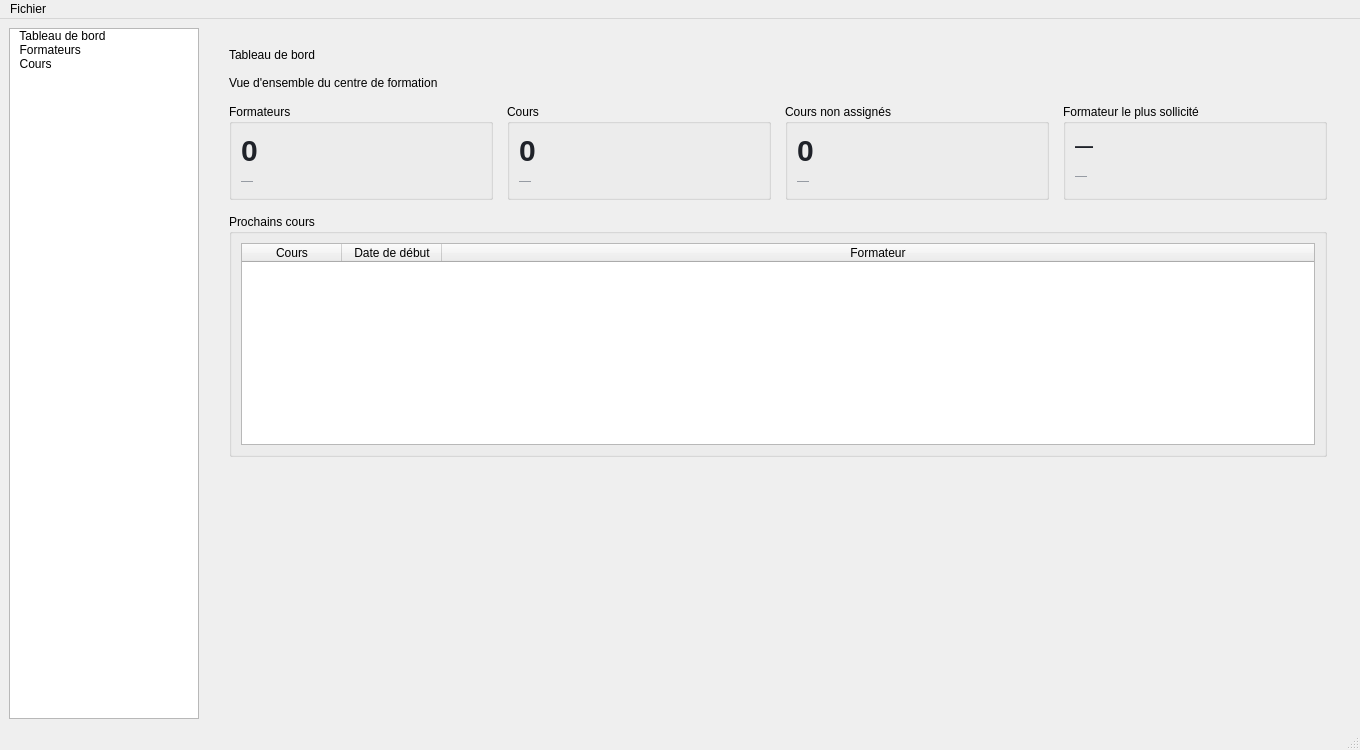
<?xml version="1.0" encoding="UTF-8"?>
<ui version="4.0">
 <class>MainWindow</class>
 <widget class="QMainWindow" name="MainWindow">
  <property name="geometry">
   <rect>
    <x>0</x>
    <y>0</y>
    <width>1360</width>
    <height>750</height>
   </rect>
  </property>
  <property name="windowTitle">
   <string>Gestion du Centre de Formation</string>
  </property>
  <widget class="QWidget" name="centralwidget">
   <layout class="QHBoxLayout" name="mainHorizontalLayout">
    <item>
     <widget class="QListWidget" name="sidebarList">
      <property name="minimumSize">
       <size>
        <width>190</width>
        <height>0</height>
       </size>
      </property>
      <property name="maximumSize">
       <size>
        <width>190</width>
        <height>16777215</height>
       </size>
      </property>
      <property name="iconSize">
       <size>
        <width>20</width>
        <height>20</height>
       </size>
      </property>
      <item>
       <property name="text">
        <string>  Tableau de bord</string>
       </property>
      </item>
      <item>
       <property name="text">
        <string>  Formateurs</string>
       </property>
      </item>
      <item>
       <property name="text">
        <string>  Cours</string>
       </property>
      </item>
     </widget>
    </item>
    <item>
     <widget class="QStackedWidget" name="stackedWidget">
      <property name="currentIndex">
       <number>0</number>
      </property>
      <widget class="QWidget" name="pageDashboard">
       <layout class="QVBoxLayout" name="dashboardLayout">
        <property name="spacing">
         <number>14</number>
        </property>
        <property name="leftMargin">
         <number>24</number>
        </property>
        <property name="topMargin">
         <number>20</number>
        </property>
        <property name="rightMargin">
         <number>24</number>
        </property>
        <property name="bottomMargin">
         <number>20</number>
        </property>
        <item>
         <widget class="QLabel" name="labelDashboardTitre">
          <property name="text">
           <string>Tableau de bord</string>
          </property>
         </widget>
        </item>
        <item>
         <widget class="QLabel" name="labelDashboardSousTitre">
          <property name="text">
           <string>Vue d'ensemble du centre de formation</string>
          </property>
         </widget>
        </item>
        <item>
         <layout class="QGridLayout" name="dashboardCardsLayout">
          <property name="horizontalSpacing">
           <number>14</number>
          </property>
          <item row="0" column="0">
           <widget class="QGroupBox" name="groupBoxCardFormateurs">
            <property name="title">
             <string>Formateurs</string>
            </property>
            <layout class="QVBoxLayout" name="cardFormateursLayout">
             <item>
              <widget class="QLabel" name="labelTotalFormateursDashboard">
               <property name="styleSheet">
                <string notr="true">font-size: 30px; font-weight: 700; color: #1f2229;</string>
               </property>
               <property name="text">
                <string>0</string>
               </property>
              </widget>
             </item>
             <item>
              <widget class="QLabel" name="labelTotalFormateursSousTitre">
               <property name="styleSheet">
                <string notr="true">color: #8a8f98; font-size: 12px;</string>
               </property>
               <property name="text">
                <string>—</string>
               </property>
               <property name="wordWrap">
                <bool>true</bool>
               </property>
              </widget>
             </item>
            </layout>
           </widget>
          </item>
          <item row="0" column="1">
           <widget class="QGroupBox" name="groupBoxCardCours">
            <property name="title">
             <string>Cours</string>
            </property>
            <layout class="QVBoxLayout" name="cardCoursLayout">
             <item>
              <widget class="QLabel" name="labelTotalCoursDashboard">
               <property name="styleSheet">
                <string notr="true">font-size: 30px; font-weight: 700; color: #1f2229;</string>
               </property>
               <property name="text">
                <string>0</string>
               </property>
              </widget>
             </item>
             <item>
              <widget class="QLabel" name="labelTotalCoursSousTitre">
               <property name="styleSheet">
                <string notr="true">color: #8a8f98; font-size: 12px;</string>
               </property>
               <property name="text">
                <string>—</string>
               </property>
               <property name="wordWrap">
                <bool>true</bool>
               </property>
              </widget>
             </item>
            </layout>
           </widget>
          </item>
          <item row="0" column="2">
           <widget class="QGroupBox" name="groupBoxCardNonAssignes">
            <property name="title">
             <string>Cours non assignés</string>
            </property>
            <layout class="QVBoxLayout" name="cardNonAssignesLayout">
             <item>
              <widget class="QLabel" name="labelNonAssignesDashboard">
               <property name="styleSheet">
                <string notr="true">font-size: 30px; font-weight: 700; color: #1f2229;</string>
               </property>
               <property name="text">
                <string>0</string>
               </property>
              </widget>
             </item>
             <item>
              <widget class="QLabel" name="labelNonAssignesSousTitre">
               <property name="styleSheet">
                <string notr="true">color: #8a8f98; font-size: 12px;</string>
               </property>
               <property name="text">
                <string>—</string>
               </property>
               <property name="wordWrap">
                <bool>true</bool>
               </property>
              </widget>
             </item>
            </layout>
           </widget>
          </item>
          <item row="0" column="3">
           <widget class="QGroupBox" name="groupBoxCardTopFormateur">
            <property name="title">
             <string>Formateur le plus sollicité</string>
            </property>
            <layout class="QVBoxLayout" name="cardTopFormateurLayout">
             <item>
              <widget class="QLabel" name="labelTopFormateurNom">
               <property name="styleSheet">
                <string notr="true">font-size: 18px; font-weight: 700; color: #1f2229;</string>
               </property>
               <property name="text">
                <string>—</string>
               </property>
               <property name="wordWrap">
                <bool>true</bool>
               </property>
              </widget>
             </item>
             <item>
              <widget class="QLabel" name="labelTopFormateurDetail">
               <property name="styleSheet">
                <string notr="true">color: #8a8f98; font-size: 12px;</string>
               </property>
               <property name="text">
                <string>—</string>
               </property>
               <property name="wordWrap">
                <bool>true</bool>
               </property>
              </widget>
             </item>
            </layout>
           </widget>
          </item>
         </layout>
        </item>
        <item>
         <widget class="QGroupBox" name="groupBoxProchainsCours">
          <property name="title">
           <string>Prochains cours</string>
          </property>
          <layout class="QVBoxLayout" name="prochainsCoursLayout">
           <item>
            <widget class="QTableWidget" name="tableProchainsCours">
             <property name="editTriggers">
              <set>QAbstractItemView::EditTrigger::NoEditTriggers</set>
             </property>
             <property name="alternatingRowColors">
              <bool>true</bool>
             </property>
             <property name="selectionMode">
              <enum>QAbstractItemView::SelectionMode::NoSelection</enum>
             </property>
             <attribute name="horizontalHeaderStretchLastSection">
              <bool>true</bool>
             </attribute>
             <column>
              <property name="text">
               <string>Cours</string>
              </property>
             </column>
             <column>
              <property name="text">
               <string>Date de début</string>
              </property>
             </column>
             <column>
              <property name="text">
               <string>Formateur</string>
              </property>
             </column>
            </widget>
           </item>
          </layout>
         </widget>
        </item>
        <item>
         <spacer name="dashboardSpacer">
          <property name="orientation">
           <enum>Qt::Orientation::Vertical</enum>
          </property>
          <property name="sizeHint" stdset="0">
           <size>
            <width>0</width>
            <height>0</height>
           </size>
          </property>
         </spacer>
        </item>
       </layout>
      </widget>
      <widget class="QWidget" name="pageFormateurs">
       <layout class="QVBoxLayout" name="pageFormateursLayout">
        <item>
         <widget class="QTabWidget" name="tabWidgetFormateurs">
          <widget class="QWidget" name="tabGestionFormateurs">
           <attribute name="title">
            <string>Gestion des Formateurs</string>
           </attribute>
           <layout class="QHBoxLayout" name="tabGestionLayout">
            <item>
             <widget class="QGroupBox" name="groupBoxListe">
              <property name="title">
               <string>Liste des Formateurs</string>
              </property>
              <layout class="QVBoxLayout" name="listeLayout">
               <item>
                <widget class="QGroupBox" name="groupBoxFiltre">
                 <property name="title">
                  <string>Recherche / Filtre</string>
                 </property>
                 <layout class="QGridLayout" name="filtreLayout">
                  <item row="0" column="0">
                   <widget class="QLabel" name="labelMotCle">
                    <property name="text">
                     <string>Mot clé :</string>
                    </property>
                   </widget>
                  </item>
                  <item row="0" column="1" colspan="3">
                   <widget class="QLineEdit" name="lineEditRecherche">
                    <property name="placeholderText">
                     <string>Nom, prénom, email, spécialité...</string>
                    </property>
                   </widget>
                  </item>
                  <item row="1" column="0">
                   <widget class="QLabel" name="labelSpecialite">
                    <property name="text">
                     <string>Spécialité :</string>
                    </property>
                   </widget>
                  </item>
                  <item row="1" column="1">
                   <widget class="QComboBox" name="comboSpecialite"/>
                  </item>
                  <item row="1" column="2">
                   <widget class="QLabel" name="labelStatut">
                    <property name="text">
                     <string>Statut :</string>
                    </property>
                   </widget>
                  </item>
                  <item row="1" column="3">
                   <widget class="QComboBox" name="comboStatut"/>
                  </item>
                  <item row="2" column="0">
                   <widget class="QLabel" name="labelTri">
                    <property name="text">
                     <string>Trier par :</string>
                    </property>
                   </widget>
                  </item>
                  <item row="2" column="1">
                   <widget class="QComboBox" name="comboTri"/>
                  </item>
                  <item row="2" column="2">
                   <widget class="QLabel" name="labelOrdre">
                    <property name="text">
                     <string>Ordre :</string>
                    </property>
                   </widget>
                  </item>
                  <item row="2" column="3">
                   <widget class="QComboBox" name="comboOrdre">
                    <item>
                     <property name="text">
                      <string>Croissant</string>
                     </property>
                    </item>
                    <item>
                     <property name="text">
                      <string>Décroissant</string>
                     </property>
                    </item>
                   </widget>
                  </item>
                  <item row="3" column="0" colspan="4">
                   <widget class="QPushButton" name="btnFiltrer">
                    <property name="text">
                     <string>Filtrer</string>
                    </property>
                   </widget>
                  </item>
                 </layout>
                </widget>
               </item>
               <item>
                <widget class="QTableWidget" name="tableFormateurs">
                 <property name="editTriggers">
                  <set>QAbstractItemView::EditTrigger::NoEditTriggers</set>
                 </property>
                 <property name="selectionMode">
                  <enum>QAbstractItemView::SelectionMode::ExtendedSelection</enum>
                 </property>
                 <property name="selectionBehavior">
                  <enum>QAbstractItemView::SelectionBehavior::SelectRows</enum>
                 </property>
                 <column>
                  <property name="text">
                   <string>ID</string>
                  </property>
                 </column>
                 <column>
                  <property name="text">
                   <string>Nom</string>
                  </property>
                 </column>
                 <column>
                  <property name="text">
                   <string>Prénom</string>
                  </property>
                 </column>
                 <column>
                  <property name="text">
                   <string>Email</string>
                  </property>
                 </column>
                 <column>
                  <property name="text">
                   <string>Spécialité</string>
                  </property>
                 </column>
                 <column>
                  <property name="text">
                   <string>Téléphone</string>
                  </property>
                 </column>
                 <column>
                  <property name="text">
                   <string>Statut</string>
                  </property>
                 </column>
                </widget>
               </item>
               <item>
                <layout class="QHBoxLayout" name="listeButtonsLayout">
                 <item>
                  <widget class="QPushButton" name="btnAjouter">
                   <property name="text">
                    <string>Ajouter</string>
                   </property>
                  </widget>
                 </item>
                 <item>
                  <widget class="QPushButton" name="btnModifier">
                   <property name="text">
                    <string>Modifier</string>
                   </property>
                  </widget>
                 </item>
                 <item>
                  <widget class="QPushButton" name="btnSupprimer">
                   <property name="text">
                    <string>Supprimer</string>
                   </property>
                  </widget>
                 </item>
                 <item>
                  <widget class="QPushButton" name="btnActualiser">
                   <property name="text">
                    <string>Actualiser</string>
                   </property>
                  </widget>
                 </item>
                 <item>
                  <widget class="QPushButton" name="btnGenererPDF">
                   <property name="text">
                    <string>Générer PDF</string>
                   </property>
                  </widget>
                 </item>
                 <item>
                  <widget class="QPushButton" name="btnEnvoyerRappel">
                   <property name="text">
                    <string>Envoyer un rappel</string>
                   </property>
                  </widget>
                 </item>
                 <item>
                  <spacer name="horizontalSpacer">
                   <property name="orientation">
                    <enum>Qt::Orientation::Horizontal</enum>
                   </property>
                   <property name="sizeHint" stdset="0">
                    <size>
                     <width>0</width>
                     <height>0</height>
                    </size>
                   </property>
                  </spacer>
                 </item>
                 <item>
                  <widget class="QLabel" name="labelTotal">
                   <property name="text">
                    <string>Total : 0 formateurs</string>
                   </property>
                  </widget>
                 </item>
                </layout>
               </item>
              </layout>
             </widget>
            </item>
            <item>
             <widget class="QGroupBox" name="groupBoxForm">
              <property name="minimumSize">
               <size>
                <width>320</width>
                <height>0</height>
               </size>
              </property>
              <property name="maximumSize">
               <size>
                <width>380</width>
                <height>16777215</height>
               </size>
              </property>
              <property name="title">
               <string>Ajouter / Modifier un Formateur</string>
              </property>
              <layout class="QFormLayout" name="formLayout">
               <item row="0" column="0">
                <widget class="QLabel" name="labelNom">
                 <property name="text">
                  <string>Nom *</string>
                 </property>
                </widget>
               </item>
               <item row="0" column="1">
                <widget class="QLineEdit" name="lineEditNom"/>
               </item>
               <item row="1" column="0">
                <widget class="QLabel" name="labelPrenom">
                 <property name="text">
                  <string>Prénom *</string>
                 </property>
                </widget>
               </item>
               <item row="1" column="1">
                <widget class="QLineEdit" name="lineEditPrenom"/>
               </item>
               <item row="2" column="0">
                <widget class="QLabel" name="labelEmail">
                 <property name="text">
                  <string>Email *</string>
                 </property>
                </widget>
               </item>
               <item row="2" column="1">
                <widget class="QLineEdit" name="lineEditEmail"/>
               </item>
               <item row="3" column="0">
                <widget class="QLabel" name="labelTelephone">
                 <property name="text">
                  <string>Téléphone</string>
                 </property>
                </widget>
               </item>
               <item row="3" column="1">
                <widget class="QLineEdit" name="lineEditTelephone"/>
               </item>
               <item row="4" column="0">
                <widget class="QLabel" name="labelSpecialiteForm">
                 <property name="text">
                  <string>Spécialité</string>
                 </property>
                </widget>
               </item>
               <item row="4" column="1">
                <widget class="QComboBox" name="comboSpecialiteForm">
                 <property name="editable">
                  <bool>true</bool>
                 </property>
                </widget>
               </item>
               <item row="5" column="0">
                <widget class="QLabel" name="labelDateEmbauche">
                 <property name="text">
                  <string>Date d'embauche</string>
                 </property>
                </widget>
               </item>
               <item row="5" column="1">
                <widget class="QDateEdit" name="dateEditEmbauche">
                 <property name="calendarPopup">
                  <bool>true</bool>
                 </property>
                 <property name="date">
                  <date>
                   <year>2026</year>
                   <month>8</month>
                   <day>27</day>
                  </date>
                 </property>
                </widget>
               </item>
               <item row="6" column="0">
                <widget class="QLabel" name="labelStatutForm">
                 <property name="text">
                  <string>Statut</string>
                 </property>
                </widget>
               </item>
               <item row="6" column="1">
                <widget class="QComboBox" name="comboStatutForm">
                 <item>
                  <property name="text">
                   <string>Actif</string>
                  </property>
                 </item>
                 <item>
                  <property name="text">
                   <string>Inactif</string>
                  </property>
                 </item>
                </widget>
               </item>
               <item row="7" column="0" colspan="2">
                <widget class="QLabel" name="labelObligatoire">
                 <property name="text">
                  <string>* Champs obligatoires</string>
                 </property>
                </widget>
               </item>
               <item row="8" column="0" colspan="2">
                <layout class="QHBoxLayout" name="formButtonsLayout">
                 <item>
                  <widget class="QPushButton" name="btnEnregistrer">
                   <property name="text">
                    <string>Enregistrer</string>
                   </property>
                  </widget>
                 </item>
                 <item>
                  <widget class="QPushButton" name="btnReinitialiser">
                   <property name="text">
                    <string>Réinitialiser</string>
                   </property>
                  </widget>
                 </item>
                 <item>
                  <widget class="QPushButton" name="btnAnnuler">
                   <property name="text">
                    <string>Annuler</string>
                   </property>
                  </widget>
                 </item>
                </layout>
               </item>
              </layout>
             </widget>
            </item>
           </layout>
          </widget>
          <widget class="QWidget" name="tabStatistiquesFormateurs">
           <attribute name="title">
            <string>Statistiques</string>
           </attribute>
           <layout class="QVBoxLayout" name="statsLayout">
            <item>
             <widget class="QPushButton" name="btnActualiserStats">
              <property name="text">
               <string>Actualiser les statistiques</string>
              </property>
             </widget>
            </item>
            <item>
             <layout class="QHBoxLayout" name="statsChartsLayout">
              <item>
               <widget class="QWidget" name="widgetChartSpecialite" native="true">
                <layout class="QVBoxLayout" name="specialiteChartLayout"/>
               </widget>
              </item>
              <item>
               <widget class="QWidget" name="widgetChartStatut" native="true">
                <layout class="QVBoxLayout" name="statutChartLayout"/>
               </widget>
              </item>
             </layout>
            </item>
           </layout>
          </widget>
         </widget>
        </item>
       </layout>
      </widget>
      <widget class="QWidget" name="pageCours">
       <layout class="QVBoxLayout" name="pageCoursLayout">
        <item>
         <widget class="QTabWidget" name="tabWidgetCours">
          <widget class="QWidget" name="tabGestionCours">
           <attribute name="title">
            <string>Gestion des Cours</string>
           </attribute>
           <layout class="QHBoxLayout" name="tabGestionCoursLayout">
            <item>
             <widget class="QGroupBox" name="groupBoxListeCours">
              <property name="title">
               <string>Liste des Cours</string>
              </property>
              <layout class="QVBoxLayout" name="listeCoursLayout">
               <item>
                <widget class="QGroupBox" name="groupBoxFiltreCours">
                 <property name="title">
                  <string>Recherche / Filtre</string>
                 </property>
                 <layout class="QGridLayout" name="filtreCoursLayout">
                  <item row="0" column="0">
                   <widget class="QLabel" name="labelMotCleCours">
                    <property name="text">
                     <string>Mot clé :</string>
                    </property>
                   </widget>
                  </item>
                  <item row="0" column="1" colspan="3">
                   <widget class="QLineEdit" name="lineEditRechercheCours">
                    <property name="placeholderText">
                     <string>Titre, description...</string>
                    </property>
                   </widget>
                  </item>
                  <item row="1" column="0">
                   <widget class="QLabel" name="labelNiveauCours">
                    <property name="text">
                     <string>Niveau :</string>
                    </property>
                   </widget>
                  </item>
                  <item row="1" column="1">
                   <widget class="QComboBox" name="comboNiveauCours"/>
                  </item>
                  <item row="1" column="2">
                   <widget class="QLabel" name="labelStatutCours">
                    <property name="text">
                     <string>Statut :</string>
                    </property>
                   </widget>
                  </item>
                  <item row="1" column="3">
                   <widget class="QComboBox" name="comboStatutCours"/>
                  </item>
                  <item row="2" column="0">
                   <widget class="QLabel" name="labelTriCours">
                    <property name="text">
                     <string>Trier par :</string>
                    </property>
                   </widget>
                  </item>
                  <item row="2" column="1">
                   <widget class="QComboBox" name="comboTriCours"/>
                  </item>
                  <item row="2" column="2">
                   <widget class="QLabel" name="labelOrdreCours">
                    <property name="text">
                     <string>Ordre :</string>
                    </property>
                   </widget>
                  </item>
                  <item row="2" column="3">
                   <widget class="QComboBox" name="comboOrdreCours">
                    <item>
                     <property name="text">
                      <string>Croissant</string>
                     </property>
                    </item>
                    <item>
                     <property name="text">
                      <string>Décroissant</string>
                     </property>
                    </item>
                   </widget>
                  </item>
                  <item row="3" column="0" colspan="4">
                   <widget class="QPushButton" name="btnFiltrerCours">
                    <property name="text">
                     <string>Filtrer</string>
                    </property>
                   </widget>
                  </item>
                 </layout>
                </widget>
               </item>
               <item>
                <widget class="QTableWidget" name="tableCours">
                 <property name="editTriggers">
                  <set>QAbstractItemView::EditTrigger::NoEditTriggers</set>
                 </property>
                 <property name="selectionMode">
                  <enum>QAbstractItemView::SelectionMode::ExtendedSelection</enum>
                 </property>
                 <property name="selectionBehavior">
                  <enum>QAbstractItemView::SelectionBehavior::SelectRows</enum>
                 </property>
                 <column>
                  <property name="text">
                   <string>ID</string>
                  </property>
                 </column>
                 <column>
                  <property name="text">
                   <string>Titre</string>
                  </property>
                 </column>
                 <column>
                  <property name="text">
                   <string>Durée (h)</string>
                  </property>
                 </column>
                 <column>
                  <property name="text">
                   <string>Niveau</string>
                  </property>
                 </column>
                 <column>
                  <property name="text">
                   <string>Début</string>
                  </property>
                 </column>
                 <column>
                  <property name="text">
                   <string>Fin</string>
                  </property>
                 </column>
                 <column>
                  <property name="text">
                   <string>Formateur</string>
                  </property>
                 </column>
                 <column>
                  <property name="text">
                   <string>Statut</string>
                  </property>
                 </column>
                </widget>
               </item>
               <item>
                <layout class="QHBoxLayout" name="listeButtonsCoursLayout">
                 <item>
                  <widget class="QPushButton" name="btnAjouterCours">
                   <property name="text">
                    <string>Ajouter</string>
                   </property>
                  </widget>
                 </item>
                 <item>
                  <widget class="QPushButton" name="btnModifierCours">
                   <property name="text">
                    <string>Modifier</string>
                   </property>
                  </widget>
                 </item>
                 <item>
                  <widget class="QPushButton" name="btnSupprimerCours">
                   <property name="text">
                    <string>Supprimer</string>
                   </property>
                  </widget>
                 </item>
                 <item>
                  <widget class="QPushButton" name="btnActualiserCours">
                   <property name="text">
                    <string>Actualiser</string>
                   </property>
                  </widget>
                 </item>
                 <item>
                  <widget class="QPushButton" name="btnGenererPDFCours">
                   <property name="text">
                    <string>Générer PDF</string>
                   </property>
                  </widget>
                 </item>
                 <item>
                  <spacer name="horizontalSpacerCours">
                   <property name="orientation">
                    <enum>Qt::Orientation::Horizontal</enum>
                   </property>
                   <property name="sizeHint" stdset="0">
                    <size>
                     <width>0</width>
                     <height>0</height>
                    </size>
                   </property>
                  </spacer>
                 </item>
                 <item>
                  <widget class="QLabel" name="labelTotalCours">
                   <property name="text">
                    <string>Total : 0 cours</string>
                   </property>
                  </widget>
                 </item>
                </layout>
               </item>
              </layout>
             </widget>
            </item>
            <item>
             <widget class="QGroupBox" name="groupBoxFormCours">
              <property name="minimumSize">
               <size>
                <width>320</width>
                <height>0</height>
               </size>
              </property>
              <property name="maximumSize">
               <size>
                <width>380</width>
                <height>16777215</height>
               </size>
              </property>
              <property name="title">
               <string>Ajouter / Modifier un Cours</string>
              </property>
              <layout class="QFormLayout" name="formCoursLayout">
               <item row="0" column="0">
                <widget class="QLabel" name="labelTitreCours">
                 <property name="text">
                  <string>Titre *</string>
                 </property>
                </widget>
               </item>
               <item row="0" column="1">
                <widget class="QLineEdit" name="lineEditTitreCours"/>
               </item>
               <item row="1" column="0">
                <widget class="QLabel" name="labelDescriptionCours">
                 <property name="text">
                  <string>Description</string>
                 </property>
                </widget>
               </item>
               <item row="1" column="1">
                <widget class="QLineEdit" name="lineEditDescriptionCours"/>
               </item>
               <item row="2" column="0">
                <widget class="QLabel" name="labelDureeCours">
                 <property name="text">
                  <string>Durée (heures) *</string>
                 </property>
                </widget>
               </item>
               <item row="2" column="1">
                <widget class="QSpinBox" name="spinDureeCours">
                 <property name="minimum">
                  <number>1</number>
                 </property>
                 <property name="maximum">
                  <number>1000</number>
                 </property>
                 <property name="value">
                  <number>10</number>
                 </property>
                </widget>
               </item>
               <item row="3" column="0">
                <widget class="QLabel" name="labelNiveauFormCours">
                 <property name="text">
                  <string>Niveau</string>
                 </property>
                </widget>
               </item>
               <item row="3" column="1">
                <widget class="QComboBox" name="comboNiveauFormCours">
                 <item>
                  <property name="text">
                   <string>Débutant</string>
                  </property>
                 </item>
                 <item>
                  <property name="text">
                   <string>Intermédiaire</string>
                  </property>
                 </item>
                 <item>
                  <property name="text">
                   <string>Avancé</string>
                  </property>
                 </item>
                </widget>
               </item>
               <item row="4" column="0">
                <widget class="QLabel" name="labelDateDebutCours">
                 <property name="text">
                  <string>Date début</string>
                 </property>
                </widget>
               </item>
               <item row="4" column="1">
                <widget class="QDateEdit" name="dateEditDebutCours">
                 <property name="calendarPopup">
                  <bool>true</bool>
                 </property>
                 <property name="date">
                  <date>
                   <year>2026</year>
                   <month>8</month>
                   <day>27</day>
                  </date>
                 </property>
                </widget>
               </item>
               <item row="5" column="0">
                <widget class="QLabel" name="labelDateFinCours">
                 <property name="text">
                  <string>Date fin</string>
                 </property>
                </widget>
               </item>
               <item row="5" column="1">
                <widget class="QDateEdit" name="dateEditFinCours">
                 <property name="calendarPopup">
                  <bool>true</bool>
                 </property>
                 <property name="date">
                  <date>
                   <year>2026</year>
                   <month>9</month>
                   <day>27</day>
                  </date>
                 </property>
                </widget>
               </item>
               <item row="6" column="0">
                <widget class="QLabel" name="labelFormateurCours">
                 <property name="text">
                  <string>Formateur assigné</string>
                 </property>
                </widget>
               </item>
               <item row="6" column="1">
                <widget class="QComboBox" name="comboFormateurCours"/>
               </item>
               <item row="7" column="0">
                <widget class="QLabel" name="labelStatutFormCours">
                 <property name="text">
                  <string>Statut</string>
                 </property>
                </widget>
               </item>
               <item row="7" column="1">
                <widget class="QComboBox" name="comboStatutFormCours">
                 <item>
                  <property name="text">
                   <string>Planifié</string>
                  </property>
                 </item>
                 <item>
                  <property name="text">
                   <string>En cours</string>
                  </property>
                 </item>
                 <item>
                  <property name="text">
                   <string>Terminé</string>
                  </property>
                 </item>
                 <item>
                  <property name="text">
                   <string>Annulé</string>
                  </property>
                 </item>
                </widget>
               </item>
               <item row="8" column="0" colspan="2">
                <widget class="QLabel" name="labelObligatoireCours">
                 <property name="text">
                  <string>* Champs obligatoires</string>
                 </property>
                </widget>
               </item>
               <item row="9" column="0" colspan="2">
                <layout class="QHBoxLayout" name="formButtonsCoursLayout">
                 <item>
                  <widget class="QPushButton" name="btnEnregistrerCours">
                   <property name="text">
                    <string>Enregistrer</string>
                   </property>
                  </widget>
                 </item>
                 <item>
                  <widget class="QPushButton" name="btnReinitialiserCours">
                   <property name="text">
                    <string>Réinitialiser</string>
                   </property>
                  </widget>
                 </item>
                 <item>
                  <widget class="QPushButton" name="btnAnnulerCours">
                   <property name="text">
                    <string>Annuler</string>
                   </property>
                  </widget>
                 </item>
                </layout>
               </item>
              </layout>
             </widget>
            </item>
           </layout>
          </widget>
          <widget class="QWidget" name="tabStatistiquesCours">
           <attribute name="title">
            <string>Statistiques</string>
           </attribute>
           <layout class="QVBoxLayout" name="statsCoursLayout">
            <item>
             <widget class="QPushButton" name="btnActualiserStatsCours">
              <property name="text">
               <string>Actualiser les statistiques</string>
              </property>
             </widget>
            </item>
            <item>
             <layout class="QHBoxLayout" name="statsChartsCoursLayout">
              <item>
               <widget class="QWidget" name="widgetChartNiveauCours" native="true">
                <layout class="QVBoxLayout" name="niveauChartCoursLayout"/>
               </widget>
              </item>
              <item>
               <widget class="QWidget" name="widgetChartStatutCours" native="true">
                <layout class="QVBoxLayout" name="statutChartCoursLayout"/>
               </widget>
              </item>
             </layout>
            </item>
           </layout>
          </widget>
          <widget class="QWidget" name="tabAssistantIACours">
           <attribute name="title">
            <string>Assistant IA</string>
           </attribute>
           <layout class="QVBoxLayout" name="assistantIALayout">
            <item>
             <widget class="QLabel" name="labelAssistantIAInfo">
              <property name="text">
               <string>Posez une question sur les cours (ex: &quot;Combien de cours de niveau avancé sont en cours ?&quot;)</string>
              </property>
             </widget>
            </item>
            <item>
             <widget class="QTextEdit" name="textEditChatCours">
              <property name="readOnly">
               <bool>true</bool>
              </property>
             </widget>
            </item>
            <item>
             <layout class="QHBoxLayout" name="chatInputLayout">
              <item>
               <widget class="QLineEdit" name="lineEditQuestionCours">
                <property name="placeholderText">
                 <string>Tapez votre question ici...</string>
                </property>
               </widget>
              </item>
              <item>
               <widget class="QPushButton" name="btnEnvoyerQuestionCours">
                <property name="text">
                 <string>Envoyer</string>
                </property>
               </widget>
              </item>
             </layout>
            </item>
           </layout>
          </widget>
         </widget>
        </item>
       </layout>
      </widget>
     </widget>
    </item>
   </layout>
  </widget>
  <widget class="QMenuBar" name="menubar">
   <property name="geometry">
    <rect>
     <x>0</x>
     <y>0</y>
     <width>1360</width>
     <height>25</height>
    </rect>
   </property>
   <widget class="QMenu" name="menuFichier">
    <property name="title">
     <string>Fichier</string>
    </property>
    <addaction name="actionQuitter"/>
   </widget>
   <addaction name="menuFichier"/>
  </widget>
  <widget class="QStatusBar" name="statusbar"/>
  <action name="actionQuitter">
   <property name="text">
    <string>Quitter</string>
   </property>
  </action>
 </widget>
 <resources/>
 <connections/>
</ui>
